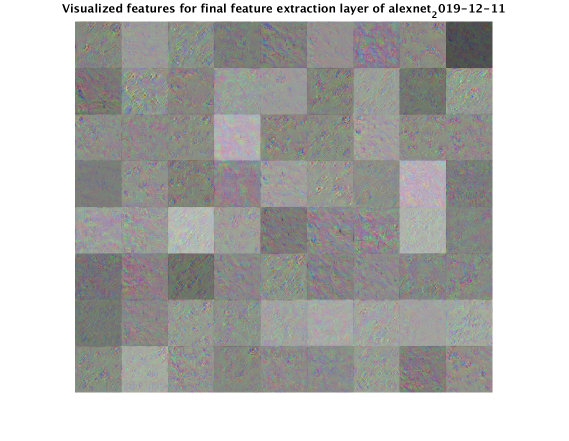
%> input picture Machining Data Case Study/untitled folder/alexnet_2019-12-11.png, 1138 x 881 px (shown at 1/2 size)
$ octave --eval "result = segmentAndCropImage_DS('../untitled folder/alexnet_2019-12-11.png');"   (GNU Octave 9; MATLAB toolbox functions it lacks are replaced by stand-ins)
%> lines starting %> are read from the running program, lines starting %| are printed output that depends on the picture; in (x1, y1, x2, y2) boxes, pixels count from 0 and x2, y2 are one past the last pixel; in counts of white or black regions, pixels touching at a corner belong together; the program's own positions count from 1
function [outImage]=segmentAndCropImage_DS(inputImage)
%> called with inputImage = '../untitled folder/alexnet_2019-12-11.png'
%% Segment Image Using Fast Marching Method Algorithm
% Segment an object in an image using Fast Marching Method based on
% differences in grayscale intensity as compared to the seed locations.
%
% Read image.

% offset the vertical coordiante location of the bounding box by 100 pixels
vOffset = 100;
%whos inputImage
I =imread(inputImage);
%> I is the input picture: size 881x1138x3 uint8; mean R, G, B 183.1, 183.2, 181.4
I = im2uint8(I);
ImgColor =I;
%imshow(I)
%title('Original Image')
%%
% Create mask and specify seed location. You can also use |roipoly| to create
% the mask interactively.
I = rgb2gray(I);
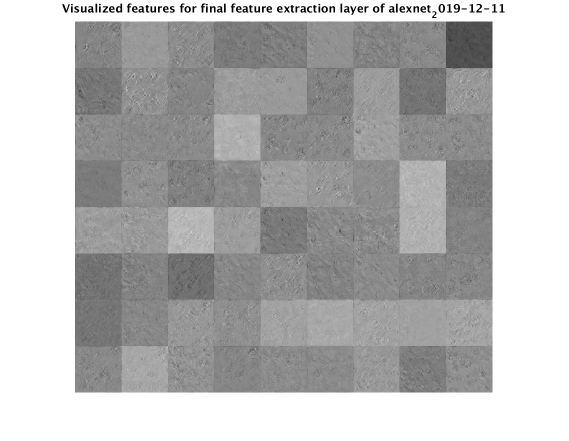
%> I: size 881x1138 uint8 (shown at 1/2 size); min 0, max 255, mean 182.9
mask = false(size(I));
mask(1,1) = true;
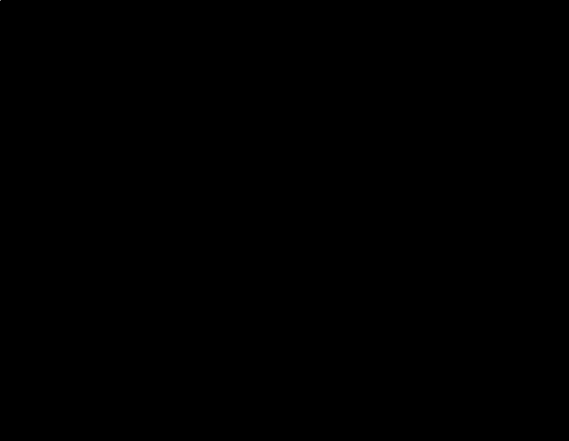
%> mask: size 881x1138 logical (shown at 1/2 size); 0% white in thin lines or dots, all inside (x1, y1, x2, y2) = (0, 0, 1, 1)
%%
% Compute the weight array based on grayscale intensity differences.
%> (the run ends here)
